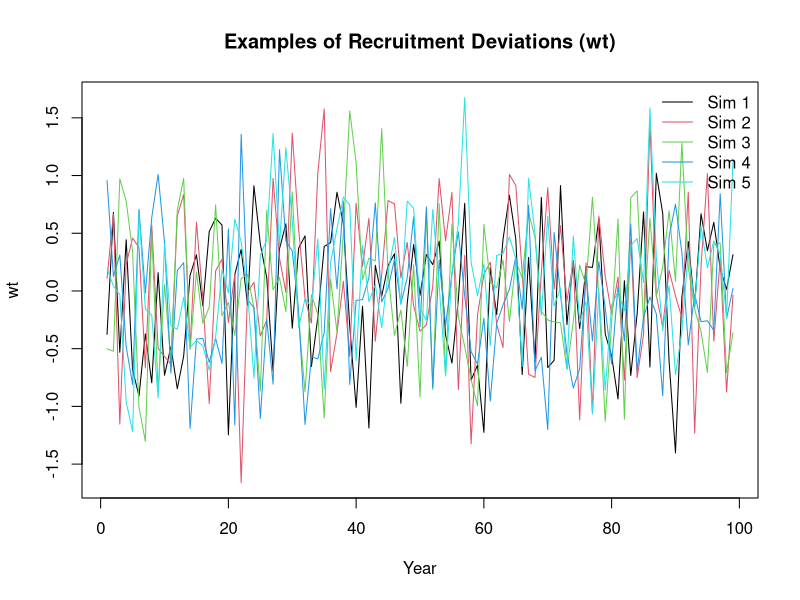
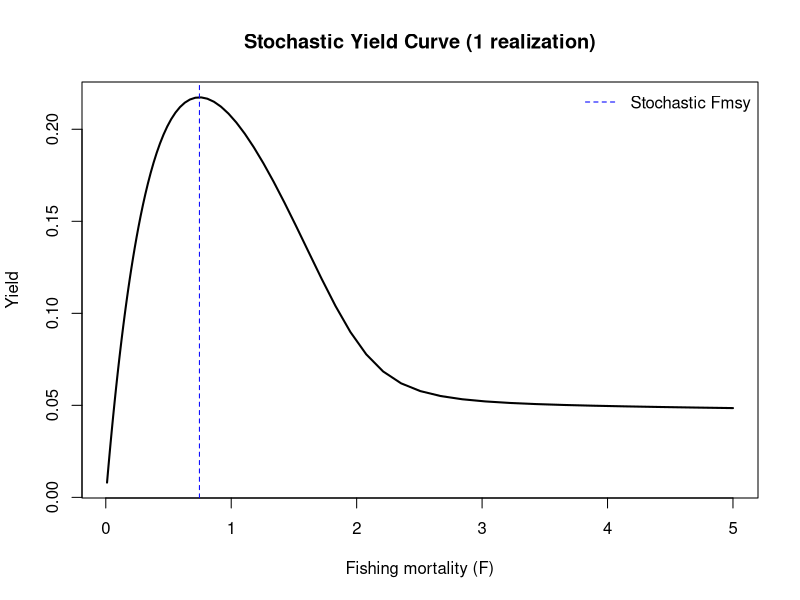
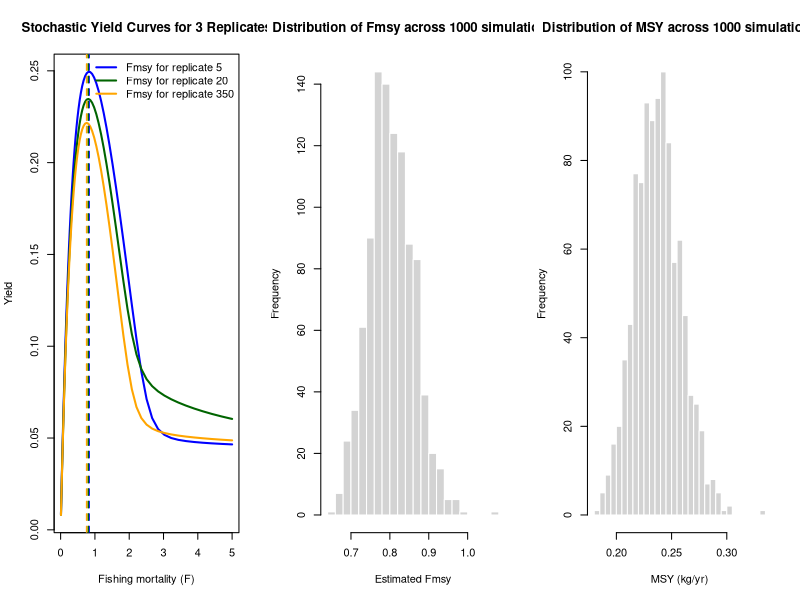

Generate these figures, in order, with R:
# life history inputs
vul <- c(0.05, 0.174, 0.571, 0.899, 1.000, 0.6)
wa <- c(0.05, 0.104, 0.145, 0.186, 0.212, 0.253)
mat <- c(0.05, 0.20, 0.82, 0.99, 1.00, 1.00)
M <- 0.4
n_ages <- length(mat)

# survivorship
lo <- numeric(n_ages)
lo[1] <- 1
for (i in 2:n_ages) lo[i] <- lo[i - 1] * exp(-M)
lo[n_ages] <- lo[n_ages - 1] / (1 - exp(-M))

# recruitment params
Ro <- 10
recK <- 5
sbro <- sum(lo * mat * wa)
alpha <- recK / sbro # look here
ln_alpha <- log(alpha)
br <- (alpha * sbro - 1) / (Ro * sbro) # look here
ninit <- Ro * lo

# simulation settings
n_years <- 100
sdr <- 0.6
n_sim <- 1000

# draw wt sequences
set.seed(1)
wt_mat <- matrix(rnorm((n_years - 1) * n_sim, 0, sdr), nrow = n_sim)
# plot 5 example wt sequences
par(mfrow = c(1, 1))
matplot(t(wt_mat[1:5, ]),
  type = "l", lty = 1,
  main = "Examples of Recruitment Deviations (wt)",
  xlab = "Year", ylab = "wt", col = 1:5
)
legend("topright", legend = paste("Sim", 1:5), col = 1:5, lty = 1, bty = "n")

# function to estimate Fmsy from one wt sequence
get_yield <- function(logF, wt) {
  F <- exp(logF)
  Z <- matrix(F * vul + M, nrow = n_years, ncol = n_ages, byrow = TRUE)
  log_n <- matrix(-Inf, nrow = n_years, ncol = n_ages)
  log_n[1, ] <- log(ninit)
  ssb <- yield <- numeric(n_years-1)
  for (t in 1:(n_years - 1)) {
    ssb[t] <- sum(exp(log_n[t, ]) * mat * wa)
    yield[t] <- sum(exp(log_n[t, ]) * wa * F * vul / Z[t, ] * (1 - exp(-Z[t, ])))
    for (a in 2:n_ages) {
      log_n[t + 1, a] <- log_n[t, a - 1] - Z[t, a - 1]
    }
    log_n[t + 1, n_ages] <- log(
      exp(log_n[t + 1, n_ages]) +
        exp(log_n[t, n_ages]) * exp(-Z[t, n_ages])
    )
    log_n[t + 1, 1] <- ln_alpha + log(ssb[t]) - br * ssb[t] + wt[t]
  }
  -mean(yield)
}

# run simulation
fmsy_vals <- msy_vals <- numeric(n_sim)
for (i in 1:n_sim) {
  wt <- wt_mat[i, ]
  opt <- optimize(function(logF) get_yield(logF, wt),
    interval = log(c(0.01, 5))
  )
  fmsy_vals[i] <- exp(opt$minimum)
  msy_vals[i] <- -get_yield(opt$minimum, wt) # positive MSY
  if (i %% 50 == 0) cat("Completed", i, "of", n_sim, "\n")
}

# plot the stochastic yield curve for one replicate
wt_example <- wt_mat[1, ]
f_seq <- seq(log(0.01), log(5), length.out = 100)
yields <- sapply(f_seq, get_yield, wt = wt_example)

plot(exp(f_seq), -yields,
  type = "l", lwd = 2,
  xlab = "Fishing mortality (F)", ylab = "Yield",
  main = "Stochastic Yield Curve (1 realization)"
)
abline(v = fmsy_vals[1], col = "blue", lty = 2)
legend("topright",
  legend = c("Stochastic Fmsy"),
  col = c("blue"), lty = 2, bty = "n"
)

# plot the same thing but for 3 replicates to visualize
rep_ids <- c(5, 20, 350)
colors <- c("blue", "darkgreen", "orange")

# sequence of F values to evaluate
f_seq <- seq(log(0.01), log(5), length.out = 100)

# compute yields for each replicate
yield_mat <- sapply(rep_ids, function(i) {
  wt_example <- wt_mat[i, ]
  sapply(f_seq, get_yield, wt = wt_example)
})

# plot several yield curves
par(mfrow = c(1, 3))
matplot(exp(f_seq), -yield_mat,
  type = "l", lty = 1, lwd = 2,
  col = colors, xlab = "Fishing mortality (F)", ylab = "Yield",
  main = "Stochastic Yield Curves for 3 Replicates"
)

# add vertical lines for their estimated Fmsy
for (j in seq_along(rep_ids)) {
  abline(v = fmsy_vals[rep_ids[j]], col = colors[j], lty = 2, lwd = 1.5)
}

legend("topright",
  legend = paste("Fmsy for replicate", rep_ids),
  col = colors, lty = 1, lwd = 2, bty = "n"
)

# plot histogram of Fmsy
hist(fmsy_vals,
  breaks = 20,
  main = "Distribution of Fmsy across 1000 simulations",
  xlab = "Estimated Fmsy", col = "lightgray", border = "white"
)

# summarize the median +/- 90% uncertainty interval of Fmsy
quantile(fmsy_vals, c(0.05, 0.5, 0.95))

hist(msy_vals,
  breaks = 40,
  main = "Distribution of MSY across 1000 simulations",
  xlab = "MSY (kg/yr)", col = "lightgray", border = "white"
)

# summarize the median +/- 90% uncertainty interval of Msy
quantile(msy_vals, c(0.05, 0.5, 0.95))

